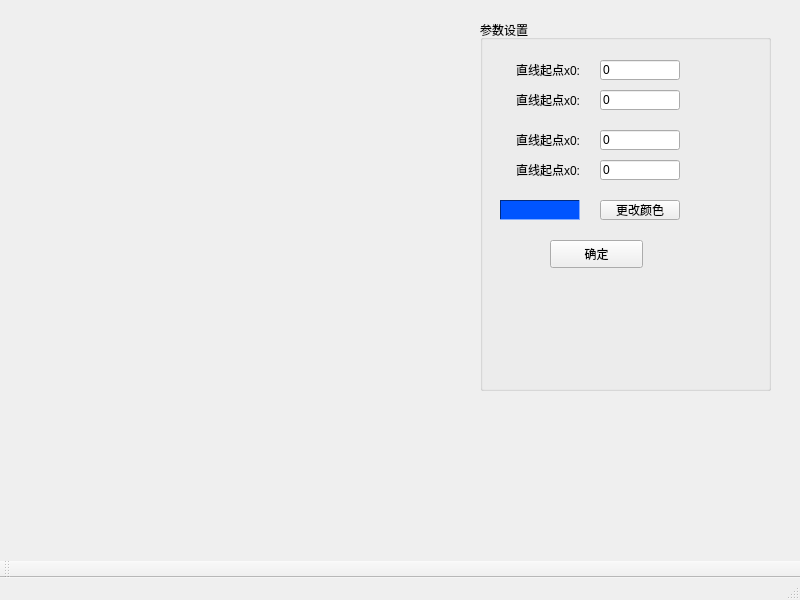
<?xml version="1.0" encoding="UTF-8"?>
<ui version="4.0">
 <class>MainWindow</class>
 <widget class="QMainWindow" name="MainWindow">
  <property name="geometry">
   <rect>
    <x>0</x>
    <y>0</y>
    <width>800</width>
    <height>600</height>
   </rect>
  </property>
  <property name="windowTitle">
   <string>直线Bresenham生成算法</string>
  </property>
  <widget class="QWidget" name="centralwidget">
   <widget class="QGroupBox" name="groupBox_set">
    <property name="geometry">
     <rect>
      <x>480</x>
      <y>20</y>
      <width>291</width>
      <height>371</height>
     </rect>
    </property>
    <property name="title">
     <string>参数设置</string>
    </property>
    <widget class="QLabel" name="label_x0">
     <property name="geometry">
      <rect>
       <x>20</x>
       <y>40</y>
       <width>80</width>
       <height>20</height>
      </rect>
     </property>
     <property name="layoutDirection">
      <enum>Qt::RightToLeft</enum>
     </property>
     <property name="text">
      <string>直线起点x0:</string>
     </property>
     <property name="alignment">
      <set>Qt::AlignRight|Qt::AlignTrailing|Qt::AlignVCenter</set>
     </property>
    </widget>
    <widget class="QLineEdit" name="lineEdit_x0">
     <property name="geometry">
      <rect>
       <x>120</x>
       <y>40</y>
       <width>80</width>
       <height>20</height>
      </rect>
     </property>
     <property name="text">
      <string>0</string>
     </property>
    </widget>
    <widget class="QLabel" name="label_y0">
     <property name="geometry">
      <rect>
       <x>20</x>
       <y>70</y>
       <width>80</width>
       <height>20</height>
      </rect>
     </property>
     <property name="layoutDirection">
      <enum>Qt::RightToLeft</enum>
     </property>
     <property name="text">
      <string>直线起点x0:</string>
     </property>
     <property name="alignment">
      <set>Qt::AlignRight|Qt::AlignTrailing|Qt::AlignVCenter</set>
     </property>
    </widget>
    <widget class="QLineEdit" name="lineEdit_y0">
     <property name="geometry">
      <rect>
       <x>120</x>
       <y>70</y>
       <width>80</width>
       <height>20</height>
      </rect>
     </property>
     <property name="text">
      <string>0</string>
     </property>
    </widget>
    <widget class="QLabel" name="label_y1">
     <property name="geometry">
      <rect>
       <x>20</x>
       <y>140</y>
       <width>80</width>
       <height>20</height>
      </rect>
     </property>
     <property name="layoutDirection">
      <enum>Qt::RightToLeft</enum>
     </property>
     <property name="text">
      <string>直线起点x0:</string>
     </property>
     <property name="alignment">
      <set>Qt::AlignRight|Qt::AlignTrailing|Qt::AlignVCenter</set>
     </property>
    </widget>
    <widget class="QLabel" name="label_x1">
     <property name="geometry">
      <rect>
       <x>20</x>
       <y>110</y>
       <width>80</width>
       <height>20</height>
      </rect>
     </property>
     <property name="layoutDirection">
      <enum>Qt::RightToLeft</enum>
     </property>
     <property name="text">
      <string>直线起点x0:</string>
     </property>
     <property name="alignment">
      <set>Qt::AlignRight|Qt::AlignTrailing|Qt::AlignVCenter</set>
     </property>
    </widget>
    <widget class="QLineEdit" name="lineEdit_y1">
     <property name="geometry">
      <rect>
       <x>120</x>
       <y>140</y>
       <width>80</width>
       <height>20</height>
      </rect>
     </property>
     <property name="text">
      <string>0</string>
     </property>
    </widget>
    <widget class="QLineEdit" name="lineEdit_x1">
     <property name="geometry">
      <rect>
       <x>120</x>
       <y>110</y>
       <width>80</width>
       <height>20</height>
      </rect>
     </property>
     <property name="text">
      <string>0</string>
     </property>
    </widget>
    <widget class="QFrame" name="frame_color">
     <property name="geometry">
      <rect>
       <x>20</x>
       <y>180</y>
       <width>80</width>
       <height>20</height>
      </rect>
     </property>
     <property name="palette">
      <palette>
       <active>
        <colorrole role="WindowText">
         <brush brushstyle="SolidPattern">
          <color alpha="255">
           <red>0</red>
           <green>0</green>
           <blue>0</blue>
          </color>
         </brush>
        </colorrole>
        <colorrole role="Button">
         <brush brushstyle="SolidPattern">
          <color alpha="255">
           <red>0</red>
           <green>85</green>
           <blue>255</blue>
          </color>
         </brush>
        </colorrole>
        <colorrole role="Light">
         <brush brushstyle="SolidPattern">
          <color alpha="255">
           <red>127</red>
           <green>170</green>
           <blue>255</blue>
          </color>
         </brush>
        </colorrole>
        <colorrole role="Midlight">
         <brush brushstyle="SolidPattern">
          <color alpha="255">
           <red>63</red>
           <green>127</green>
           <blue>255</blue>
          </color>
         </brush>
        </colorrole>
        <colorrole role="Dark">
         <brush brushstyle="SolidPattern">
          <color alpha="255">
           <red>0</red>
           <green>42</green>
           <blue>127</blue>
          </color>
         </brush>
        </colorrole>
        <colorrole role="Mid">
         <brush brushstyle="SolidPattern">
          <color alpha="255">
           <red>0</red>
           <green>56</green>
           <blue>170</blue>
          </color>
         </brush>
        </colorrole>
        <colorrole role="Text">
         <brush brushstyle="SolidPattern">
          <color alpha="255">
           <red>0</red>
           <green>0</green>
           <blue>0</blue>
          </color>
         </brush>
        </colorrole>
        <colorrole role="BrightText">
         <brush brushstyle="SolidPattern">
          <color alpha="255">
           <red>255</red>
           <green>255</green>
           <blue>255</blue>
          </color>
         </brush>
        </colorrole>
        <colorrole role="ButtonText">
         <brush brushstyle="SolidPattern">
          <color alpha="255">
           <red>0</red>
           <green>0</green>
           <blue>0</blue>
          </color>
         </brush>
        </colorrole>
        <colorrole role="Base">
         <brush brushstyle="SolidPattern">
          <color alpha="255">
           <red>255</red>
           <green>255</green>
           <blue>255</blue>
          </color>
         </brush>
        </colorrole>
        <colorrole role="Window">
         <brush brushstyle="SolidPattern">
          <color alpha="255">
           <red>0</red>
           <green>85</green>
           <blue>255</blue>
          </color>
         </brush>
        </colorrole>
        <colorrole role="Shadow">
         <brush brushstyle="SolidPattern">
          <color alpha="255">
           <red>0</red>
           <green>0</green>
           <blue>0</blue>
          </color>
         </brush>
        </colorrole>
        <colorrole role="AlternateBase">
         <brush brushstyle="SolidPattern">
          <color alpha="255">
           <red>127</red>
           <green>170</green>
           <blue>255</blue>
          </color>
         </brush>
        </colorrole>
        <colorrole role="ToolTipBase">
         <brush brushstyle="SolidPattern">
          <color alpha="255">
           <red>255</red>
           <green>255</green>
           <blue>220</blue>
          </color>
         </brush>
        </colorrole>
        <colorrole role="ToolTipText">
         <brush brushstyle="SolidPattern">
          <color alpha="255">
           <red>0</red>
           <green>0</green>
           <blue>0</blue>
          </color>
         </brush>
        </colorrole>
        <colorrole role="PlaceholderText">
         <brush brushstyle="SolidPattern">
          <color alpha="128">
           <red>0</red>
           <green>0</green>
           <blue>0</blue>
          </color>
         </brush>
        </colorrole>
       </active>
       <inactive>
        <colorrole role="WindowText">
         <brush brushstyle="SolidPattern">
          <color alpha="255">
           <red>0</red>
           <green>0</green>
           <blue>0</blue>
          </color>
         </brush>
        </colorrole>
        <colorrole role="Button">
         <brush brushstyle="SolidPattern">
          <color alpha="255">
           <red>0</red>
           <green>85</green>
           <blue>255</blue>
          </color>
         </brush>
        </colorrole>
        <colorrole role="Light">
         <brush brushstyle="SolidPattern">
          <color alpha="255">
           <red>127</red>
           <green>170</green>
           <blue>255</blue>
          </color>
         </brush>
        </colorrole>
        <colorrole role="Midlight">
         <brush brushstyle="SolidPattern">
          <color alpha="255">
           <red>63</red>
           <green>127</green>
           <blue>255</blue>
          </color>
         </brush>
        </colorrole>
        <colorrole role="Dark">
         <brush brushstyle="SolidPattern">
          <color alpha="255">
           <red>0</red>
           <green>42</green>
           <blue>127</blue>
          </color>
         </brush>
        </colorrole>
        <colorrole role="Mid">
         <brush brushstyle="SolidPattern">
          <color alpha="255">
           <red>0</red>
           <green>56</green>
           <blue>170</blue>
          </color>
         </brush>
        </colorrole>
        <colorrole role="Text">
         <brush brushstyle="SolidPattern">
          <color alpha="255">
           <red>0</red>
           <green>0</green>
           <blue>0</blue>
          </color>
         </brush>
        </colorrole>
        <colorrole role="BrightText">
         <brush brushstyle="SolidPattern">
          <color alpha="255">
           <red>255</red>
           <green>255</green>
           <blue>255</blue>
          </color>
         </brush>
        </colorrole>
        <colorrole role="ButtonText">
         <brush brushstyle="SolidPattern">
          <color alpha="255">
           <red>0</red>
           <green>0</green>
           <blue>0</blue>
          </color>
         </brush>
        </colorrole>
        <colorrole role="Base">
         <brush brushstyle="SolidPattern">
          <color alpha="255">
           <red>255</red>
           <green>255</green>
           <blue>255</blue>
          </color>
         </brush>
        </colorrole>
        <colorrole role="Window">
         <brush brushstyle="SolidPattern">
          <color alpha="255">
           <red>0</red>
           <green>85</green>
           <blue>255</blue>
          </color>
         </brush>
        </colorrole>
        <colorrole role="Shadow">
         <brush brushstyle="SolidPattern">
          <color alpha="255">
           <red>0</red>
           <green>0</green>
           <blue>0</blue>
          </color>
         </brush>
        </colorrole>
        <colorrole role="AlternateBase">
         <brush brushstyle="SolidPattern">
          <color alpha="255">
           <red>127</red>
           <green>170</green>
           <blue>255</blue>
          </color>
         </brush>
        </colorrole>
        <colorrole role="ToolTipBase">
         <brush brushstyle="SolidPattern">
          <color alpha="255">
           <red>255</red>
           <green>255</green>
           <blue>220</blue>
          </color>
         </brush>
        </colorrole>
        <colorrole role="ToolTipText">
         <brush brushstyle="SolidPattern">
          <color alpha="255">
           <red>0</red>
           <green>0</green>
           <blue>0</blue>
          </color>
         </brush>
        </colorrole>
        <colorrole role="PlaceholderText">
         <brush brushstyle="SolidPattern">
          <color alpha="128">
           <red>0</red>
           <green>0</green>
           <blue>0</blue>
          </color>
         </brush>
        </colorrole>
       </inactive>
       <disabled>
        <colorrole role="WindowText">
         <brush brushstyle="SolidPattern">
          <color alpha="255">
           <red>0</red>
           <green>42</green>
           <blue>127</blue>
          </color>
         </brush>
        </colorrole>
        <colorrole role="Button">
         <brush brushstyle="SolidPattern">
          <color alpha="255">
           <red>0</red>
           <green>85</green>
           <blue>255</blue>
          </color>
         </brush>
        </colorrole>
        <colorrole role="Light">
         <brush brushstyle="SolidPattern">
          <color alpha="255">
           <red>127</red>
           <green>170</green>
           <blue>255</blue>
          </color>
         </brush>
        </colorrole>
        <colorrole role="Midlight">
         <brush brushstyle="SolidPattern">
          <color alpha="255">
           <red>63</red>
           <green>127</green>
           <blue>255</blue>
          </color>
         </brush>
        </colorrole>
        <colorrole role="Dark">
         <brush brushstyle="SolidPattern">
          <color alpha="255">
           <red>0</red>
           <green>42</green>
           <blue>127</blue>
          </color>
         </brush>
        </colorrole>
        <colorrole role="Mid">
         <brush brushstyle="SolidPattern">
          <color alpha="255">
           <red>0</red>
           <green>56</green>
           <blue>170</blue>
          </color>
         </brush>
        </colorrole>
        <colorrole role="Text">
         <brush brushstyle="SolidPattern">
          <color alpha="255">
           <red>0</red>
           <green>42</green>
           <blue>127</blue>
          </color>
         </brush>
        </colorrole>
        <colorrole role="BrightText">
         <brush brushstyle="SolidPattern">
          <color alpha="255">
           <red>255</red>
           <green>255</green>
           <blue>255</blue>
          </color>
         </brush>
        </colorrole>
        <colorrole role="ButtonText">
         <brush brushstyle="SolidPattern">
          <color alpha="255">
           <red>0</red>
           <green>42</green>
           <blue>127</blue>
          </color>
         </brush>
        </colorrole>
        <colorrole role="Base">
         <brush brushstyle="SolidPattern">
          <color alpha="255">
           <red>0</red>
           <green>85</green>
           <blue>255</blue>
          </color>
         </brush>
        </colorrole>
        <colorrole role="Window">
         <brush brushstyle="SolidPattern">
          <color alpha="255">
           <red>0</red>
           <green>85</green>
           <blue>255</blue>
          </color>
         </brush>
        </colorrole>
        <colorrole role="Shadow">
         <brush brushstyle="SolidPattern">
          <color alpha="255">
           <red>0</red>
           <green>0</green>
           <blue>0</blue>
          </color>
         </brush>
        </colorrole>
        <colorrole role="AlternateBase">
         <brush brushstyle="SolidPattern">
          <color alpha="255">
           <red>0</red>
           <green>85</green>
           <blue>255</blue>
          </color>
         </brush>
        </colorrole>
        <colorrole role="ToolTipBase">
         <brush brushstyle="SolidPattern">
          <color alpha="255">
           <red>255</red>
           <green>255</green>
           <blue>220</blue>
          </color>
         </brush>
        </colorrole>
        <colorrole role="ToolTipText">
         <brush brushstyle="SolidPattern">
          <color alpha="255">
           <red>0</red>
           <green>0</green>
           <blue>0</blue>
          </color>
         </brush>
        </colorrole>
        <colorrole role="PlaceholderText">
         <brush brushstyle="SolidPattern">
          <color alpha="128">
           <red>0</red>
           <green>0</green>
           <blue>0</blue>
          </color>
         </brush>
        </colorrole>
       </disabled>
      </palette>
     </property>
     <property name="autoFillBackground">
      <bool>true</bool>
     </property>
     <property name="frameShape">
      <enum>QFrame::Panel</enum>
     </property>
     <property name="frameShadow">
      <enum>QFrame::Sunken</enum>
     </property>
    </widget>
    <widget class="QPushButton" name="pushButton_color">
     <property name="geometry">
      <rect>
       <x>120</x>
       <y>180</y>
       <width>80</width>
       <height>20</height>
      </rect>
     </property>
     <property name="text">
      <string>更改颜色</string>
     </property>
    </widget>
    <widget class="QPushButton" name="pushButton_ok">
     <property name="geometry">
      <rect>
       <x>70</x>
       <y>220</y>
       <width>93</width>
       <height>28</height>
      </rect>
     </property>
     <property name="text">
      <string>确定</string>
     </property>
    </widget>
   </widget>
  </widget>
  <widget class="QMenuBar" name="menubar">
   <property name="geometry">
    <rect>
     <x>0</x>
     <y>0</y>
     <width>800</width>
     <height>26</height>
    </rect>
   </property>
  </widget>
  <widget class="QStatusBar" name="statusbar"/>
  <widget class="QToolBar" name="mainToolBar">
   <property name="windowTitle">
    <string>toolBar</string>
   </property>
   <attribute name="toolBarArea">
    <enum>BottomToolBarArea</enum>
   </attribute>
   <attribute name="toolBarBreak">
    <bool>false</bool>
   </attribute>
  </widget>
 </widget>
 <resources/>
 <connections/>
</ui>
